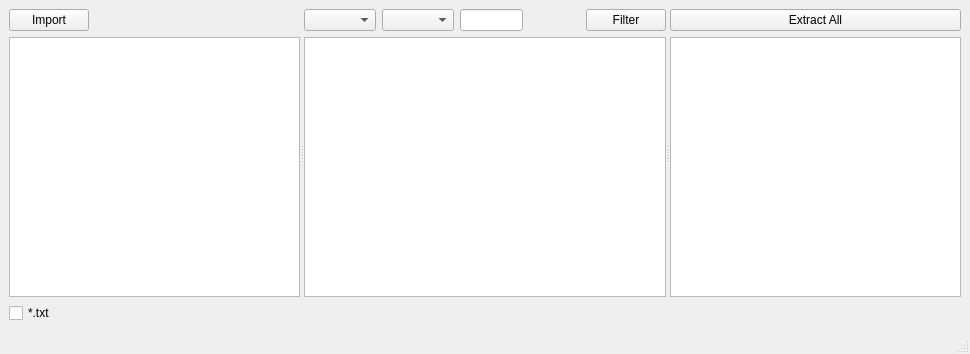
<?xml version="1.0" encoding="UTF-8"?>
<ui version="4.0">
 <class>MainWindow</class>
 <widget class="QMainWindow" name="MainWindow">
  <property name="enabled">
   <bool>true</bool>
  </property>
  <property name="geometry">
   <rect>
    <x>0</x>
    <y>0</y>
    <width>970</width>
    <height>354</height>
   </rect>
  </property>
  <property name="focusPolicy">
   <enum>Qt::NoFocus</enum>
  </property>
  <property name="windowTitle">
   <string>MainWindow</string>
  </property>
  <property name="autoFillBackground">
   <bool>false</bool>
  </property>
  <widget class="QWidget" name="centralwidget">
   <layout class="QGridLayout" name="gridLayout">
    <item row="1" column="0">
     <widget class="QCheckBox" name="checkBoxTxt">
      <property name="enabled">
       <bool>true</bool>
      </property>
      <property name="text">
       <string>*.txt</string>
      </property>
      <property name="checked">
       <bool>false</bool>
      </property>
     </widget>
    </item>
    <item row="0" column="0">
     <widget class="QSplitter" name="splitter">
      <property name="sizePolicy">
       <sizepolicy hsizetype="MinimumExpanding" vsizetype="Preferred">
        <horstretch>0</horstretch>
        <verstretch>0</verstretch>
       </sizepolicy>
      </property>
      <property name="orientation">
       <enum>Qt::Horizontal</enum>
      </property>
      <widget class="QWidget" name="layoutWidget">
       <layout class="QVBoxLayout" name="verticalLayoutLeft">
        <property name="sizeConstraint">
         <enum>QLayout::SetDefaultConstraint</enum>
        </property>
        <item>
         <layout class="QHBoxLayout" name="horizontalLayoutLeft">
          <item>
           <widget class="QPushButton" name="pushButtonImport">
            <property name="enabled">
             <bool>true</bool>
            </property>
            <property name="sizePolicy">
             <sizepolicy hsizetype="Fixed" vsizetype="Fixed">
              <horstretch>0</horstretch>
              <verstretch>0</verstretch>
             </sizepolicy>
            </property>
            <property name="text">
             <string>Import</string>
            </property>
           </widget>
          </item>
          <item>
           <spacer name="horizontalSpacer">
            <property name="orientation">
             <enum>Qt::Horizontal</enum>
            </property>
            <property name="sizeType">
             <enum>QSizePolicy::MinimumExpanding</enum>
            </property>
            <property name="sizeHint" stdset="0">
             <size>
              <width>128</width>
              <height>20</height>
             </size>
            </property>
           </spacer>
          </item>
         </layout>
        </item>
        <item>
         <widget class="QTreeView" name="treeViewImportedData">
          <property name="enabled">
           <bool>true</bool>
          </property>
          <property name="sizePolicy">
           <sizepolicy hsizetype="Expanding" vsizetype="Expanding">
            <horstretch>0</horstretch>
            <verstretch>0</verstretch>
           </sizepolicy>
          </property>
          <property name="autoFillBackground">
           <bool>false</bool>
          </property>
          <property name="lineWidth">
           <number>1</number>
          </property>
          <property name="sizeAdjustPolicy">
           <enum>QAbstractScrollArea::AdjustIgnored</enum>
          </property>
         </widget>
        </item>
       </layout>
      </widget>
      <widget class="QWidget" name="layoutWidget">
       <layout class="QVBoxLayout" name="verticalLayoutCenter">
        <property name="sizeConstraint">
         <enum>QLayout::SetDefaultConstraint</enum>
        </property>
        <property name="leftMargin">
         <number>0</number>
        </property>
        <item>
         <layout class="QHBoxLayout" name="horizontalLayoutCenter">
          <item>
           <widget class="QComboBox" name="comboBoxFieldName">
            <property name="sizePolicy">
             <sizepolicy hsizetype="Minimum" vsizetype="Fixed">
              <horstretch>0</horstretch>
              <verstretch>0</verstretch>
             </sizepolicy>
            </property>
           </widget>
          </item>
          <item>
           <widget class="QComboBox" name="comboBoxComp">
            <property name="sizePolicy">
             <sizepolicy hsizetype="Minimum" vsizetype="Fixed">
              <horstretch>0</horstretch>
              <verstretch>0</verstretch>
             </sizepolicy>
            </property>
            <property name="minimumSize">
             <size>
              <width>0</width>
              <height>0</height>
             </size>
            </property>
           </widget>
          </item>
          <item>
           <widget class="QLineEdit" name="lineEdit">
            <property name="sizePolicy">
             <sizepolicy hsizetype="Maximum" vsizetype="Fixed">
              <horstretch>0</horstretch>
              <verstretch>0</verstretch>
             </sizepolicy>
            </property>
            <property name="maximumSize">
             <size>
              <width>63</width>
              <height>24</height>
             </size>
            </property>
            <property name="baseSize">
             <size>
              <width>0</width>
              <height>0</height>
             </size>
            </property>
            <property name="text">
             <string/>
            </property>
           </widget>
          </item>
          <item>
           <widget class="QLabel" name="labelFileCount">
            <property name="sizePolicy">
             <sizepolicy hsizetype="MinimumExpanding" vsizetype="Preferred">
              <horstretch>0</horstretch>
              <verstretch>0</verstretch>
             </sizepolicy>
            </property>
            <property name="text">
             <string/>
            </property>
           </widget>
          </item>
          <item>
           <widget class="QPushButton" name="pushButtonFilter">
            <property name="sizePolicy">
             <sizepolicy hsizetype="MinimumExpanding" vsizetype="Fixed">
              <horstretch>0</horstretch>
              <verstretch>0</verstretch>
             </sizepolicy>
            </property>
            <property name="text">
             <string>Filter</string>
            </property>
           </widget>
          </item>
         </layout>
        </item>
        <item>
         <widget class="QListView" name="listViewFolderData"/>
        </item>
       </layout>
      </widget>
      <widget class="QWidget" name="layoutWidget">
       <layout class="QVBoxLayout" name="rightLayout">
        <property name="sizeConstraint">
         <enum>QLayout::SetDefaultConstraint</enum>
        </property>
        <item>
         <widget class="QPushButton" name="pushButtonExtract">
          <property name="sizePolicy">
           <sizepolicy hsizetype="Expanding" vsizetype="Fixed">
            <horstretch>0</horstretch>
            <verstretch>0</verstretch>
           </sizepolicy>
          </property>
          <property name="text">
           <string>Extract All</string>
          </property>
         </widget>
        </item>
        <item>
         <widget class="QTextEdit" name="textEditFileContent"/>
        </item>
       </layout>
      </widget>
     </widget>
    </item>
   </layout>
  </widget>
  <widget class="QMenuBar" name="menuBar">
   <property name="geometry">
    <rect>
     <x>0</x>
     <y>0</y>
     <width>970</width>
     <height>26</height>
    </rect>
   </property>
  </widget>
  <widget class="QStatusBar" name="statusBar"/>
 </widget>
 <resources/>
 <connections/>
</ui>
